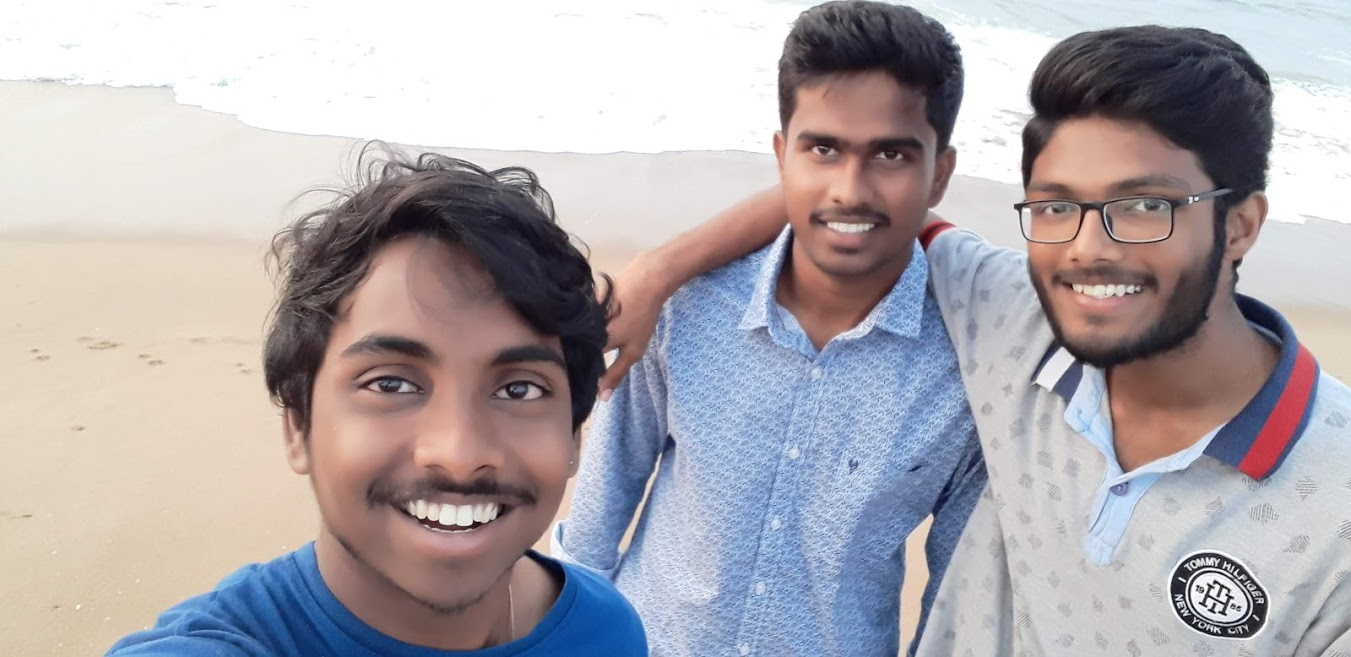
#> input picture computer vision/images/1.jpg, 1351 x 657 px, given in place of the camera
$ jupyter execute 'Blur Human Face.ipynb'
#> lines starting #> are read from the running program, lines starting #| are printed output that depends on the picture; after the words box and inside, x2 and y2 are one past the last pixel; in counts of white or black regions, pixels touching at a corner belong together
[cell 1]
import cv2

[cell 2]
face_cascade = cv2.CascadeClassifier('Haarcascades/haarcascade_frontalface_default.xml')

[cell 3]
video = cv2.VideoCapture(0)

[cell 4]
while True:
    ret , frame = video.read()
#> frame is the input picture: shape (657, 1351, 3); mean B, G, R 173, 168.7, 174.6
    gray = cv2.cvtColor(frame , cv2.COLOR_BGR2GRAY)
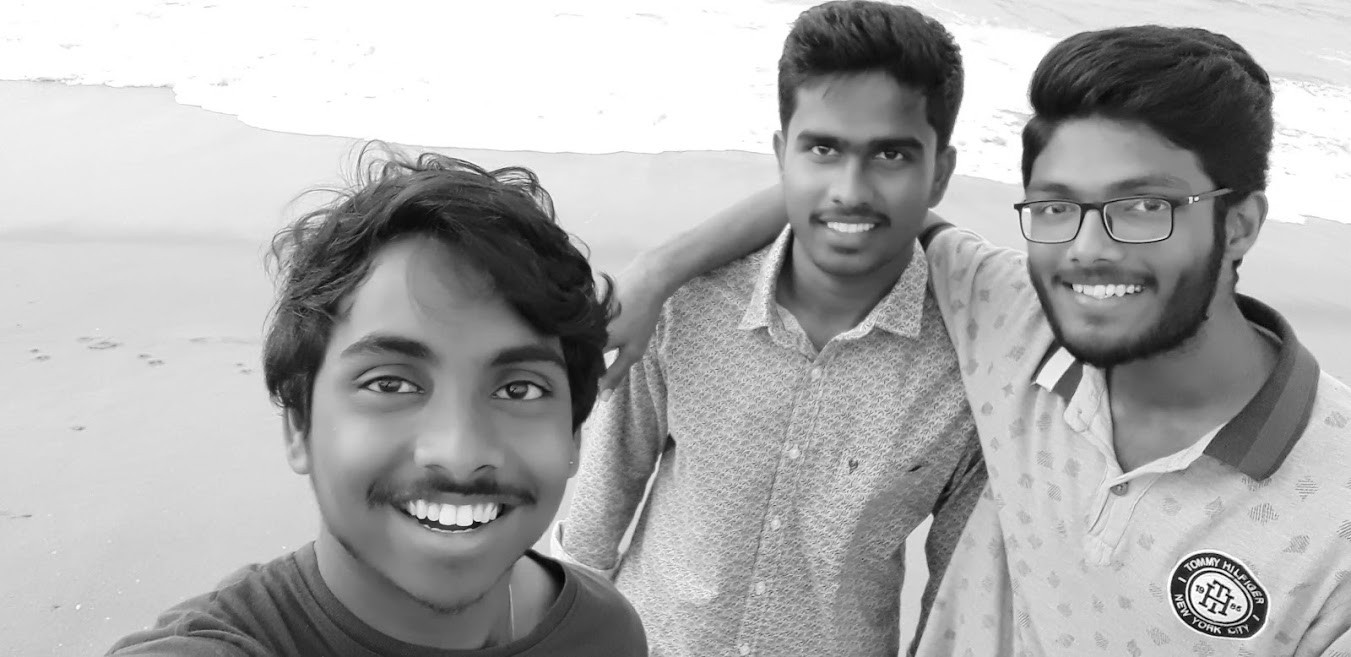
#> gray: shape (657, 1351); min 0, max 255, mean 170.9
    face = face_cascade.detectMultiScale(gray , 1.1 , 5)
#> face = [[992, 519, 65, 65], [759, 76, 198, 198], [992, 112, 230, 230], [274, 248, 349, 349]]

    for x , y , w , h in face:
        img = cv2.rectangle(frame , (x,y) , (x+w , y+h) , (0 , 255,147) , 1)
        img[y:y+h , x:x+w] = cv2.medianBlur(img[y:y+h , x:x+w] , 35)
#> this loop made 4 passes
#> pass 2, `img = cv2.rectangle(frame , (x,y) , (x+w , y+h) , (0 , 255,147) , 1)`:
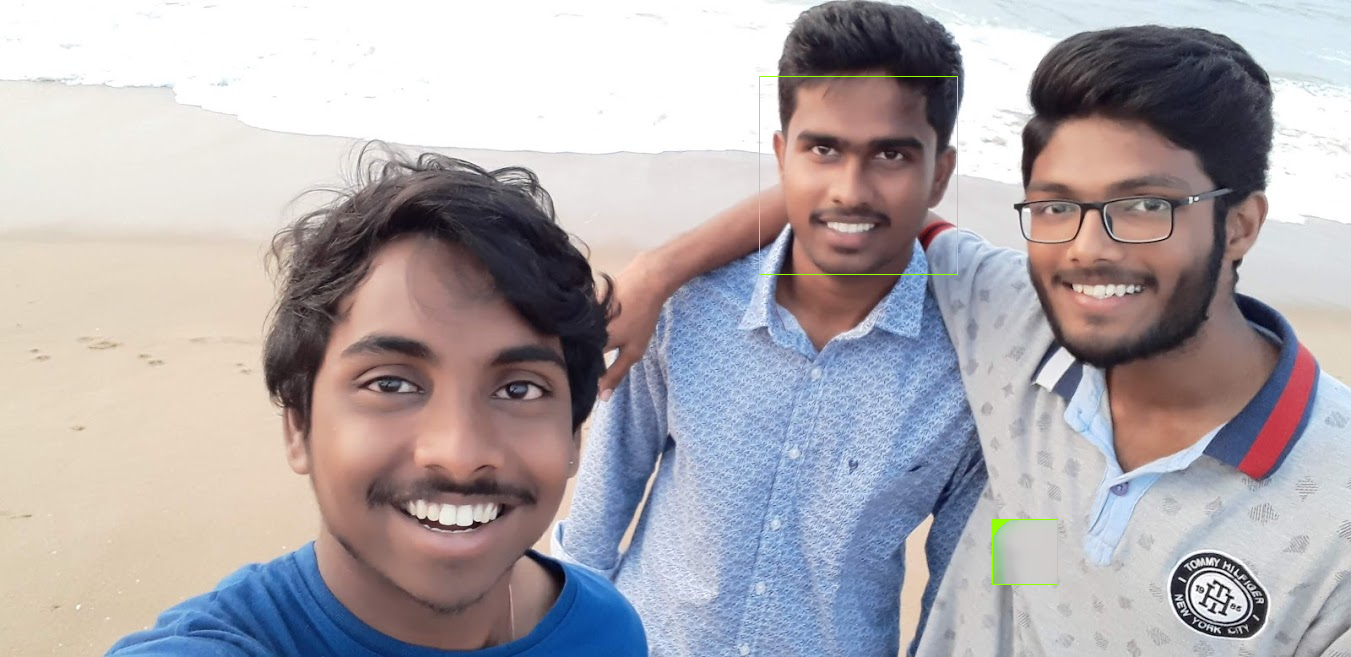
#> img: shape (657, 1351, 3); mean B, G, R 172.7, 168.8, 174.6
#> pass 3, `img = cv2.rectangle(frame , (x,y) , (x+w , y+h) , (0 , 255,147) , 1)`:
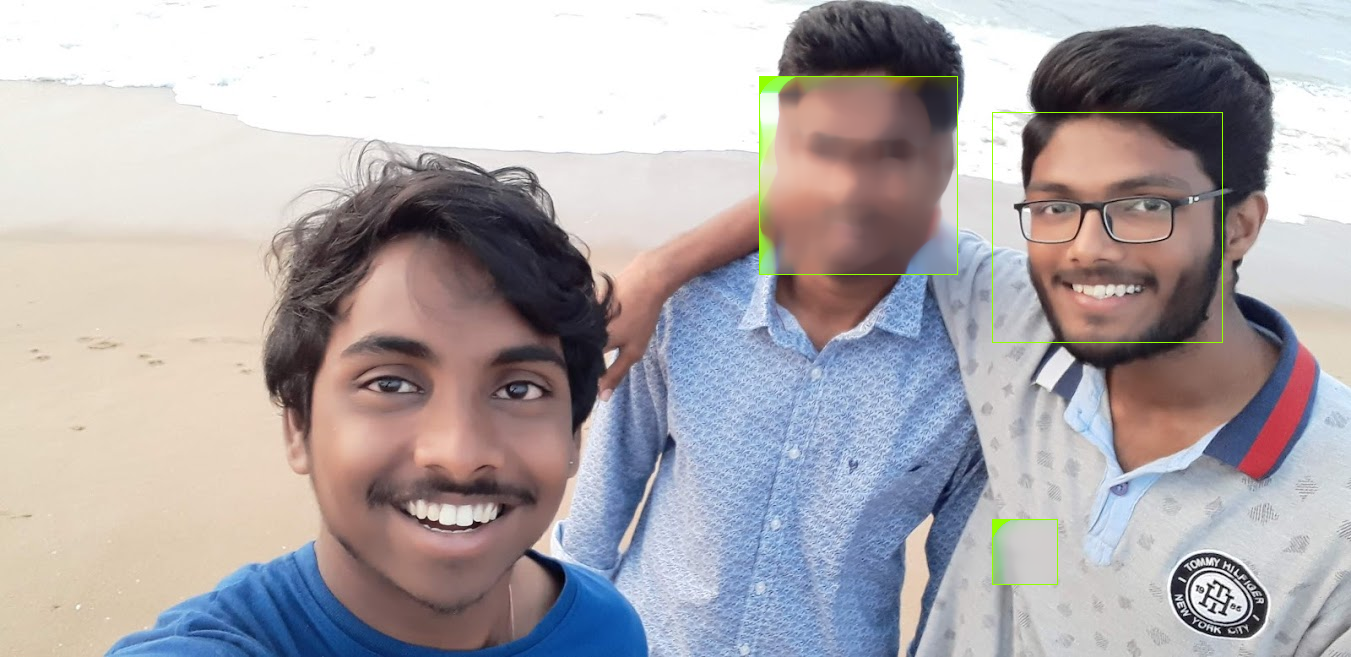
#> img: shape (657, 1351, 3); 4.47% of pixels changed, all inside (x1, y1, x2, y2) = (760, 77, 1223, 343)
#> after the loop:
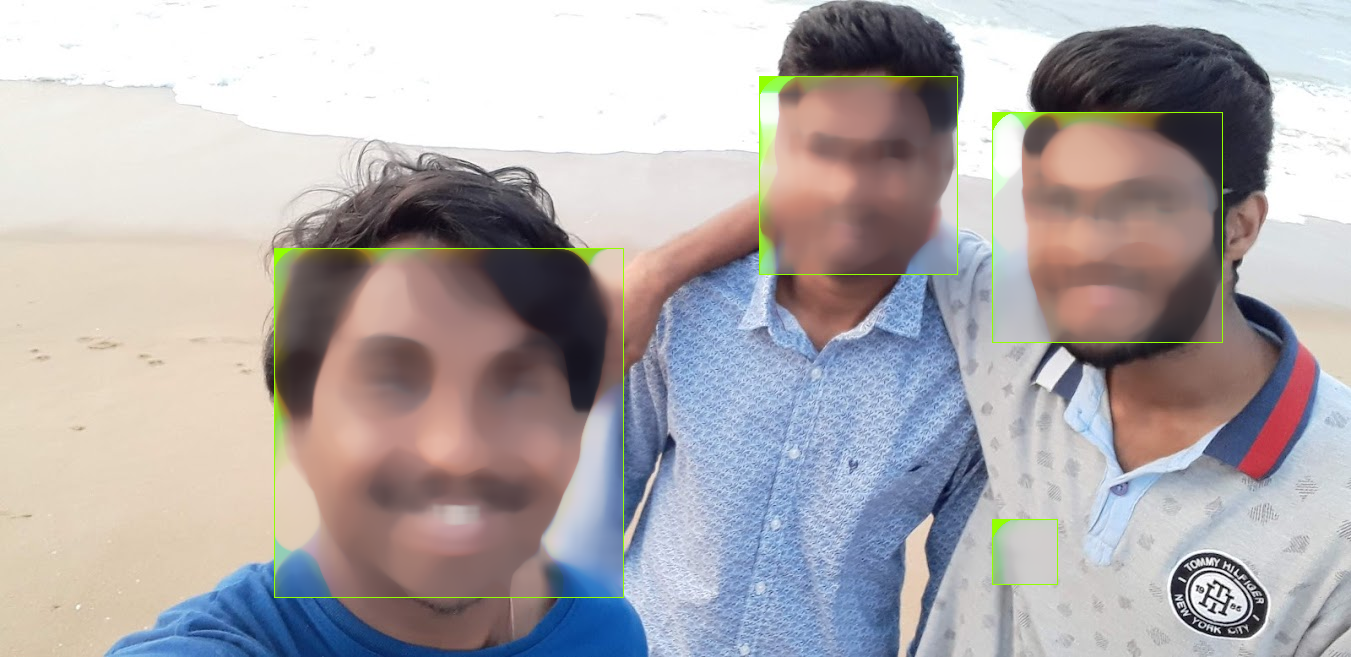
#> frame: shape (657, 1351, 3); mean B, G, R 172.1, 170, 175.3
    cv2.imshow('Blurred Face' , frame)

    if cv2.waitKey(1) == 13: #13 is enter key
#> (key Esc is pressed here)
        break
video.release()
cv2.destroyAllWindows()
